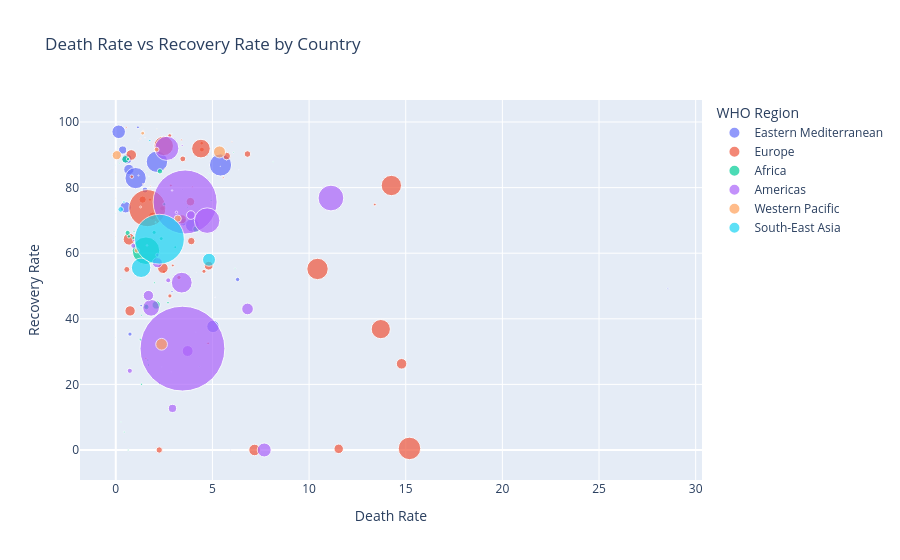

The notebook cell this image was saved under:
### Code cell
# Death Rate vs Recovery Rate
fig = px.scatter(df, 
                 x='Death Rate', 
                 y='Recovery Rate',
                 size='Confirmed',
                 color='WHO Region',
                 hover_name='Country/Region',
                 title='Death Rate vs Recovery Rate by Country',
                 size_max=60)
fig.show()

### Figure 1 — Plotly figure (JSON) as saved in the notebook; plotly's stock layout.template omitted (floating-point values rounded to 4 significant figures)
{"data": [{"hovertemplate": "<b>%{hovertext}</b><br><br>WHO Region=Eastern Mediterranean<br>Death Rate=%{x}<br>Recovery Rate=%{y}<br>Confirmed=%{marker.size}<extra></extra>", "hovertext": ["Afghanistan", "Bahrain", "Djibouti", "Egypt", "Iran", "Iraq", "Jordan", "Kuwait", "Lebanon", "Libya", "Morocco", "Oman", "Pakistan", "Qatar", "Saudi Arabia", "Somalia", "Sudan", "Syria", "Tunisia", "United Arab Emirates", "West Bank and Gaza", "Yemen"], "legendgroup": "Eastern Mediterranean", "marker": {"color": "#636efa", "size": [36263, 39482, 5059, 92482, 293606, 112585, 1176, 64379, 3882, 2827, 20887, 77058, 274289, 109597, 268934, 3196, 11424, 674, 1455, 59177, 10621, 1691], "sizemode": "area", "sizeref": 1192.0, "symbol": "circle"}, "mode": "markers", "name": "Eastern Mediterranean", "orientation": "v", "showlegend": true, "type": "scatter", "x": [3.499, 0.3571, 1.146, 5.03, 5.42, 3.96, 0.9354, 0.6803, 1.314, 2.264, 1.513, 0.51, 2.13, 0.1506, 1.026, 2.91, 6.303, 5.935, 3.436, 0.583, 0.7344, 28.56], "xaxis": "x", "y": [69.49, 91.46, 98.38, 37.67, 86.9, 68.52, 88.52, 85.52, 44.02, 20.41, 79.25, 74.01, 87.87, 97.02, 82.9, 48.28, 51.99, 0.0, 79.52, 88.73, 35.33, 49.26], "yaxis": "y"}, {"hovertemplate": "<b>%{hovertext}</b><br><br>WHO Region=Europe<br>Death Rate=%{x}<br>Recovery Rate=%{y}<br>Confirmed=%{marker.size}<extra></extra>", "hovertext": ["Albania", "Andorra", "Armenia", "Austria", "Azerbaijan", "Belarus", "Belgium", "Bosnia and Herzegovina", "Bulgaria", "Croatia", "Cyprus", "Czechia", "Denmark", "Estonia", "Finland", "France", "Georgia", "Germany", "Greece", "Greenland", "Holy See", "Hungary", "Iceland", "Ireland", "Israel", "Italy", "Kazakhstan", "Kosovo", "Kyrgyzstan", "Latvia", "Liechtenstein", "Lithuania", "Luxembourg", "Malta", "Moldova", "Monaco", "Montenegro", "Netherlands", "North Macedonia", "Norway", "Poland", "Portugal", "Romania", "Russia", "San Marino", "Serbia", "Slovakia", "Slovenia", "Spain", "Sweden", "Switzerland", "Tajikistan", "Turkey", "Ukraine", "United Kingdom", "Uzbekistan"], "legendgroup": "Europe", "marker": {"color": "#EF553B", "size": [4880, 907, 37390, 20558, 30446, 67251, 66428, 10498, 10621, 4881, 1060, 15516, 13761, 2034, 7398, 220352, 1137, 207112, 4227, 14, 12, 4448, 1854, 25892, 63985, 246286, 84648, 7413, 33296, 1219, 86, 2019, 6321, 701, 23154, 116, 2893, 53413, 10213, 9132, 43402, 50299, 45902, 816680, 699, 24141, 2181, 2087, 272421, 79395, 34477, 7235, 227019, 67096, 301708, 21209], "sizemode": "area", "sizeref": 1192.0, "symbol": "circle"}, "mode": "markers", "name": "Europe", "orientation": "v", "showlegend": true, "type": "scatter", "x": [2.951, 5.733, 1.902, 3.468, 1.389, 0.8, 14.79, 2.801, 3.267, 2.848, 1.792, 2.404, 4.455, 3.392, 4.447, 13.71, 1.407, 4.406, 4.779, 0.0, 0.0, 13.4, 0.5394, 6.813, 0.7408, 14.26, 0.6911, 2.496, 3.907, 2.543, 1.163, 3.962, 1.772, 1.284, 3.231, 3.448, 1.555, 11.53, 4.563, 2.792, 3.862, 3.418, 4.806, 1.633, 6.009, 2.249, 1.284, 5.558, 10.44, 7.179, 5.737, 0.8293, 2.48, 2.438, 15.19, 0.5705], "xaxis": "x", "y": [56.25, 88.53, 71.32, 88.75, 76.34, 89.95, 26.27, 46.96, 52.58, 80.64, 80.38, 73.65, 91.6, 94.54, 93.54, 36.86, 81.09, 91.89, 32.51, 92.86, 100.0, 74.84, 98.33, 90.24, 42.41, 80.64, 64.27, 54.32, 63.69, 85.73, 94.19, 80.24, 76.33, 94.86, 69.77, 89.66, 27.96, 0.3538, 54.48, 95.84, 75.7, 70.33, 56.19, 73.74, 93.99, 0.0, 74.09, 83.04, 55.2, 0.0, 89.62, 83.32, 92.71, 55.45, 0.4763, 55.04], "yaxis": "y"}, {"hovertemplate": "<b>%{hovertext}</b><br><br>WHO Region=Africa<br>Death Rate=%{x}<br>Recovery Rate=%{y}<br>Confirmed=%{marker.size}<extra></extra>", "hovertext": ["Algeria", "Angola", "Benin", "Botswana", "Burkina Faso", "Burundi", "Cabo Verde", "Cameroon", "Central African Republic", "Chad", "Comoros", "Congo (Brazzaville)", "Congo (Kinshasa)", "Cote d'Ivoire", "Equatorial Guinea", "Eritrea", "Eswatini", "Ethiopia", "Gabon", "Gambia", "Ghana", "Guinea", "Guinea-Bissau", "Kenya", "Lesotho", "Liberia", "Madagascar", "Malawi", "Mali", "Mauritania", "Mauritius", "Mozambique", "Namibia", "Niger", "Nigeria", "Rwanda", "Sao Tome and Principe", "Senegal", "Seychelles", "Sierra Leone", "South Africa", "South Sudan", "Tanzania", "Togo", "Uganda", "Western Sahara", "Zambia", "Zimbabwe"], "legendgroup": "Africa", "marker": {"color": "#00cc96", "size": [27973, 950, 1770, 739, 1100, 378, 2328, 17110, 4599, 922, 354, 3200, 8844, 15655, 3071, 265, 2316, 14547, 7189, 326, 33624, 7055, 1954, 17975, 505, 1167, 9690, 3664, 2513, 6208, 344, 1701, 1843, 1132, 41180, 1879, 865, 9764, 114, 1783, 452529, 2305, 509, 874, 1128, 10, 4552, 2704], "sizemode": "area", "sizeref": 1192.0, "symbol": "circle"}, "mode": "markers", "name": "Africa", "orientation": "v", "showlegend": true, "type": "scatter", "x": [4.158, 4.316, 1.977, 0.2706, 4.818, 0.2646, 0.945, 2.285, 1.283, 8.134, 1.977, 1.688, 2.352, 0.6132, 1.661, 0.0, 1.468, 1.567, 0.6816, 2.454, 0.4996, 0.6378, 1.331, 1.586, 2.376, 6.17, 0.9391, 2.702, 4.934, 2.513, 2.907, 0.6467, 0.4341, 6.095, 2.088, 0.2661, 1.618, 1.987, 0.0, 3.702, 1.562, 1.996, 4.126, 2.059, 0.1773, 10.0, 3.076, 1.331], "xaxis": "x", "y": [67.34, 25.47, 58.53, 8.525, 84.18, 79.63, 66.58, 84.97, 33.62, 87.85, 92.66, 25.91, 64.45, 66.18, 27.42, 72.08, 44.26, 43.9, 65.13, 20.25, 88.63, 88.69, 41.1, 43.58, 25.35, 55.36, 64.6, 44.9, 76.12, 74.95, 96.51, 0.0, 5.48, 90.72, 44.2, 51.89, 84.86, 66.34, 34.21, 73.86, 60.75, 50.98, 35.95, 69.45, 87.41, 80.0, 61.84, 20.04], "yaxis": "y"}, {"hovertemplate": "<b>%{hovertext}</b><br><br>WHO Region=Americas<br>Death Rate=%{x}<br>Recovery Rate=%{y}<br>Confirmed=%{marker.size}<extra></extra>", "hovertext": ["Antigua and Barbuda", "Argentina", "Bahamas", "Barbados", "Belize", "Bolivia", "Brazil", "Canada", "Chile", "Colombia", "Costa Rica", "Cuba", "Dominica", "Dominican Republic", "Ecuador", "El Salvador", "Grenada", "Guatemala", "Guyana", "Haiti", "Honduras", "Jamaica", "Mexico", "Nicaragua", "Panama", "Paraguay", "Peru", "Saint Kitts and Nevis", "Saint Lucia", "Saint Vincent and the Grenadines", "Suriname", "Trinidad and Tobago", "US", "Uruguay", "Venezuela"], "legendgroup": "Americas", "marker": {"color": "#ab63fa", "size": [86, 167416, 382, 110, 48, 71181, 2442375, 116458, 347923, 257101, 15841, 2532, 18, 64156, 81161, 15035, 23, 45309, 389, 7340, 39741, 853, 395489, 3439, 61442, 4548, 389717, 17, 24, 52, 1483, 148, 4290259, 1202, 15988], "sizemode": "area", "sizeref": 1192.0, "symbol": "circle"}, "mode": "markers", "name": "Americas", "orientation": "v", "showlegend": true, "type": "scatter", "x": [3.488, 1.827, 2.88, 6.364, 4.167, 3.719, 3.587, 7.68, 2.641, 3.414, 0.726, 3.436, 0.0, 1.688, 6.816, 2.714, 0.0, 3.887, 5.141, 2.153, 2.934, 1.172, 11.13, 3.14, 2.152, 0.9455, 4.726, 0.0, 0.0, 0.0, 1.618, 5.405, 3.45, 2.912, 0.9132], "xaxis": "x", "y": [75.58, 43.35, 23.82, 85.45, 54.17, 30.17, 75.61, 0.0, 91.96, 51.02, 24.14, 92.85, 100.0, 47.08, 43.0, 51.73, 100.0, 71.63, 46.53, 59.47, 12.68, 83.7, 76.82, 72.46, 57.1, 63.87, 69.93, 88.24, 91.67, 75.0, 62.37, 86.49, 30.9, 79.12, 62.29], "yaxis": "y"}, {"hovertemplate": "<b>%{hovertext}</b><br><br>WHO Region=Western Pacific<br>Death Rate=%{x}<br>Recovery Rate=%{y}<br>Confirmed=%{marker.size}<extra></extra>", "hovertext": ["Australia", "Brunei", "Cambodia", "China", "Fiji", "Japan", "Laos", "Malaysia", "Mongolia", "New Zealand", "Papua New Guinea", "Philippines", "Singapore", "South Korea", "Taiwan*", "Vietnam"], "legendgroup": "Western Pacific", "marker": {"color": "#FFA15A", "size": [15303, 141, 226, 86783, 27, 31142, 20, 8904, 289, 1557, 62, 82040, 50838, 14203, 462, 431], "sizemode": "area", "sizeref": 1192.0, "symbol": "circle"}, "mode": "markers", "name": "Western Pacific", "orientation": "v", "showlegend": true, "type": "scatter", "x": [1.091, 2.128, 0.0, 5.365, 0.0, 3.205, 0.0, 1.393, 0.0, 1.413, 0.0, 2.371, 0.05311, 2.112, 1.515, 0.0], "xaxis": "x", "y": [60.84, 97.87, 65.04, 90.88, 66.67, 70.55, 95.0, 96.6, 76.82, 97.24, 17.74, 32.24, 89.88, 91.58, 95.24, 84.69], "yaxis": "y"}, {"hovertemplate": "<b>%{hovertext}</b><br><br>WHO Region=South-East Asia<br>Death Rate=%{x}<br>Recovery Rate=%{y}<br>Confirmed=%{marker.size}<extra></extra>", "hovertext": ["Bangladesh", "Bhutan", "Burma", "India", "Indonesia", "Maldives", "Nepal", "Sri Lanka", "Thailand", "Timor-Leste"], "legendgroup": "South-East Asia", "marker": {"color": "#19d3f3", "size": [226225, 99, 350, 1480073, 100303, 3369, 18752, 2805, 3297, 24], "sizemode": "area", "sizeref": 1192.0, "symbol": "circle"}, "mode": "markers", "name": "South-East Asia", "orientation": "v", "showlegend": true, "type": "scatter", "x": [1.311, 0.0, 1.714, 2.257, 4.823, 0.4452, 0.256, 0.3922, 1.759, 0.0], "xaxis": "x", "y": [55.56, 86.87, 83.43, 64.26, 58.0, 75.6, 73.35, 75.61, 94.36, 0.0], "yaxis": "y"}], "layout": {"legend": {"itemsizing": "constant", "title": {"text": "WHO Region"}, "tracegroupgap": 0}, "title": {"text": "Death Rate vs Recovery Rate by Country"}, "xaxis": {"anchor": "y", "domain": [0, 1], "title": {"text": "Death Rate"}}, "yaxis": {"anchor": "x", "domain": [0, 1], "title": {"text": "Recovery Rate"}}}}
